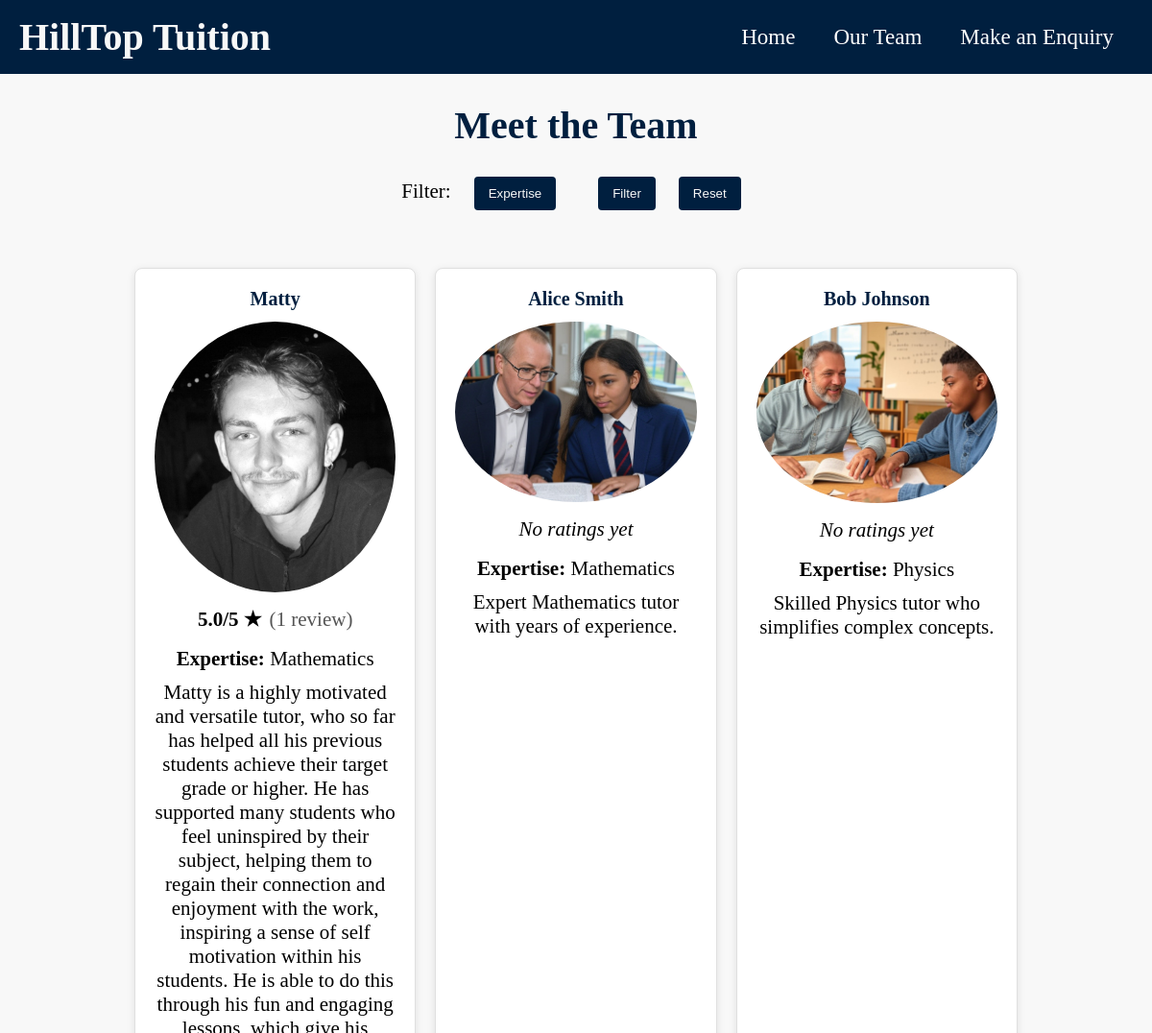
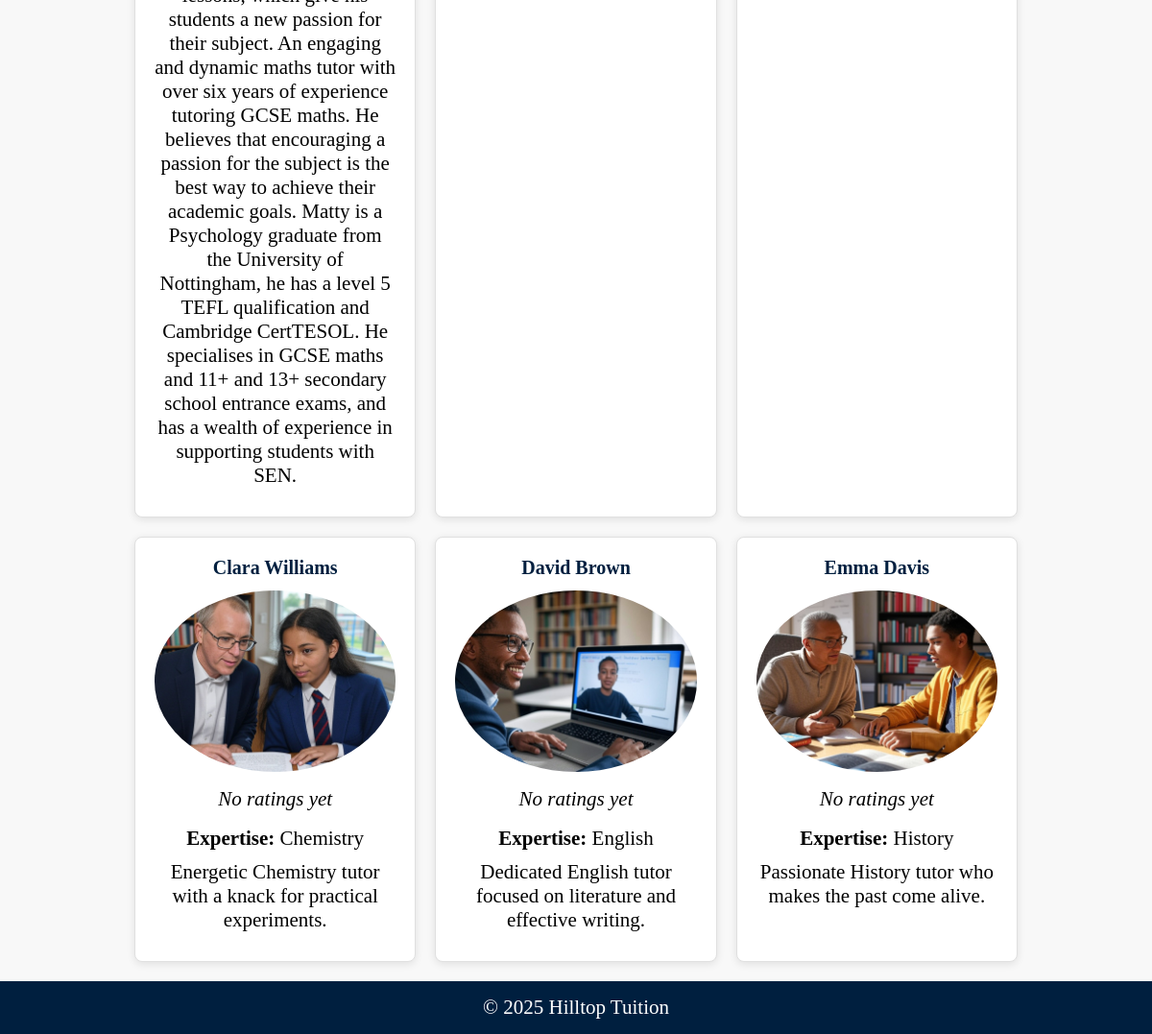
Page /meettheteam/ on the committed database (2 pictures, top to bottom).
### home/models.py (models this page shows, shortened)
class Tutor(models.Model):
    name = models.CharField(max_length=100, verbose_name="Tutor Name")
    about = models.TextField(max_length=2000, blank=True)
    summary = models.CharField(
        max_length=500,  # Adjust max_length as needed
        verbose_name="Short Summary",
        blank=True,
        help_text="Enter a short summary (max 500 characters)."
    )
    created = models.DateTimeField(default=timezone.now, verbose_name="Date Joined")
    image = models.ImageField(
        upload_to='tutors/',
        blank=True,
        null=True,
        verbose_name="Profile Image"
    )
    expertise = models.ManyToManyField(
        Expertise,
        related_name='tutors',
        blank=True,
        verbose_name="Areas of Expertise"
    )
    qualifications = models.TextField(
        max_length=500,
        blank=True,
        verbose_name="Qualifications",
        help_text="List the tutor’s qualifications (comma-separated or free text)."
    )
    @property
    def average_rating(self):
        agg = self.reviews.filter(stars__isnull=False).aggregate(avg=Avg('stars'))
        if agg['avg'] is None:
            return None
        return round(agg['avg'], 1)
    @property
    def review_count(self):
        return self.reviews.filter(stars__isnull=False).count()
    def expertise_list(self):
        return ", ".join(e.name for e in self.expertise.all())

class Expertise(models.Model):
    name = models.CharField(max_length=50, unique=True, verbose_name="Expertise Area")

### home/views.py (the view)
# urls.py: path('meettheteam/', views.meettheteam, name='meettheteam'),
def meettheteam(request):
    expertise_qs = Expertise.objects.all()
    selected_tise = request.GET.getlist('expertise')
    tutors = Tutor.objects.all()
    if selected_tise:
        tutors = tutors.filter(expertise__name__in=selected_tise).distinct()
    context = {
        'team': tutors,
        'expertise': expertise_qs,
        'selected_tise': selected_tise,
    }
    return render(request, 'home/meettheteam.html', context)

### home/templates/home/meettheteam.html (shortened to what this page needs)
{% extends 'home/base.html' %}
{% load static %}
{% block content %}
<div class="meet-the-team-container">
    <h2>Meet the Team</h2>
    <form method="get" action="{% url 'meettheteam' %}">
        <label for="Expertise">Filter:</label>
        <div class="dropdown-container">
            <button type="button" onclick="toggleDropdown('expertise-dropdown')">Expertise</button>
        </div>
        <button type="submit">Filter</button>
        <button type="button" onclick="resetSelection()">Reset</button>
    </form>
    <div class="team-grid">
        {% for tutor in team %}
            <div class="tutor-card">
                <a href="{% url 'tutor_detail' tutor.pk %}" class="tutor-link">
                    <h2>{{ tutor.name }}</h2>
                    {% if tutor.image %}
                        <img src="{{ tutor.image.url }}"
                             alt="{{ tutor.name }}"
                             class="tutor-photo"
                        />
                    {% endif %}
                    {% if tutor.average_rating %}
                    <div class="tutor-rating">
                        <span class="avg">{{ tutor.average_rating }}/5 ★</span>
                        <span class="count">
                            ({{ tutor.review_count }} review{{ tutor.review_count|pluralize }})
                        </span>
                    </div>
                    {% else %}
                    <div class="tutor-rating">
                        <em>No ratings yet</em>
                    </div>
                    {% endif %}
                    <p><strong>Expertise:</strong> {{ tutor.expertise_list }}</p>
                    <p>{{ tutor.about }}</p>
                </a>
            </div>
        {% endfor %}
    </div>
</div>
{% endblock %}

### home/static/home/home_styles.css (style rules this page uses)
:root { --primary-color: #001f3f; --secondary-color: #f8f8f8; --background-color: #ffff; --font-color: #000000; --hover-color: #0b5a8f; --font-main: Didot, Didot LT STD, Hoefler Text, Garamond, Calisto MT, Times New Roman, serif; --padding: 10px; --main-heading: 40px; --nav-link-size: 23px; --page-heading: 25px; --sub-heading: 20px; --paragraph: 21px; }
* { margin: 0; padding: 0; box-sizing: border-box; }
body { font-family: var(--font-main); background-color: var(--background-color); color: var(--font-color) !important; display: flex; width: 100%; flex-direction: column; }
body p { font-size: var(--paragraph); }
.tutor-photo { text-align: center !important; display: flex !important; flex-direction: column !important; align-items: center !important; justify-content: flex-start; width: 300px; height: 300px; object-fit: cover; border-radius: 50%; margin-bottom: 1rem; }
.tutor-photo { display: block; margin: 0 auto 1rem; width: 300px; height: 300px; object-fit: cover; border-radius: 50%; }
.meet-the-team-container { width: 100%; text-align: center; padding-top: 30px; background-color: var(--secondary-color); }
@media (min-width: 769px) { .team-grid { width: 80%; margin: 0 auto; } }
.meet-the-team-container h2 { font-size: var(--main-heading); margin-bottom: 30px; color: var(--primary-color); }
.meet-the-team-container form { margin-bottom: 40px; }
.meet-the-team-container form label { font-size: var(--paragraph); margin-right: 10px; }
.dropdown-container { display: inline-block; position: relative; margin-right: 20px; }
.dropdown-container button { background-color: var(--primary-color); color: var(--secondary-color); border: none; padding: 10px 15px; border-radius: 4px; cursor: pointer; }
.meet-the-team-container form button[type="submit"], .meet-the-team-container form button[type="button"] { background-color: var(--primary-color); color: var(--secondary-color); border: none; padding: 10px 15px; border-radius: 4px; cursor: pointer; margin: 0 10px; }
.team-grid { display: grid; grid-template-columns: repeat(auto-fit, minmax(280px, 1fr)); gap: 20px; padding: 20px; }
.tutor-card { background-color: #fff; padding: 20px; border: 1px solid #e0e0e0; border-radius: 8px; box-shadow: 0 2px 8px rgba(0,0,0,0.1); transition: transform 0.3s ease; }
.tutor-card img { max-width: 100%; height: auto; border-radius: 50%; margin-bottom: 15px; }
.tutor-card p { font-size: var(--paragraph); margin-bottom: 10px; color: var(--font-color); }
.tutor-card .tutor-link { display: block; text-decoration: none; color: inherit; }
.tutor-card h2 { font-size: var(--sub-heading); margin-bottom: 0.75rem; color: var(--primary-color); }
.tutor-rating { display: flex; justify-content: center; align-items: center; gap: 0.5rem; margin: 1rem 0; font-size: var(--paragraph); }
.tutor-rating .avg { font-weight: bold; }
.tutor-rating .count { color: #555; }
.team-grid { display: grid; grid-template-columns: repeat(auto-fit, minmax(260px, 1fr)); gap: 20px; }

### rows in the picture
Tutor: name "Matty", image (picture), average_rating "5.0", review_count "1", expertise_list "Mathematics", about "Matty is a highly motivated and versatile tutor, who so far has helped all his previous students achieve their target grade or higher. He has supported many students who feel uninspired by their subject, helping them to regain their connection and enjoyment with the work, inspiring a sense of self motivation within his students. He is able to do this through his fun and engaging lessons, which give his students a new passion for their subject. An engaging and dynamic maths tutor with over six years of experience tutoring GCSE maths. He believes that encouraging a passion for the subject is the best way to achieve their academic goals. Matty is a Psychology graduate from the University of…"
Tutor: name "Alice Smith", image (picture), shows "No ratings yet", expertise_list "Mathematics", about "Expert Mathematics tutor with years of experience."
Tutor: name "Bob Johnson", image (picture), shows "No ratings yet", expertise_list "Physics", about "Skilled Physics tutor who simplifies complex concepts."
Tutor: name "Clara Williams", image (picture), shows "No ratings yet", expertise_list "Chemistry", about "Energetic Chemistry tutor with a knack for practical experiments."
Tutor: name "David Brown", image (picture), shows "No ratings yet", expertise_list "English", about "Dedicated English tutor focused on literature and effective writing."
Tutor: name "Emma Davis", image (picture), shows "No ratings yet", expertise_list "History", about "Passionate History tutor who makes the past come alive."
